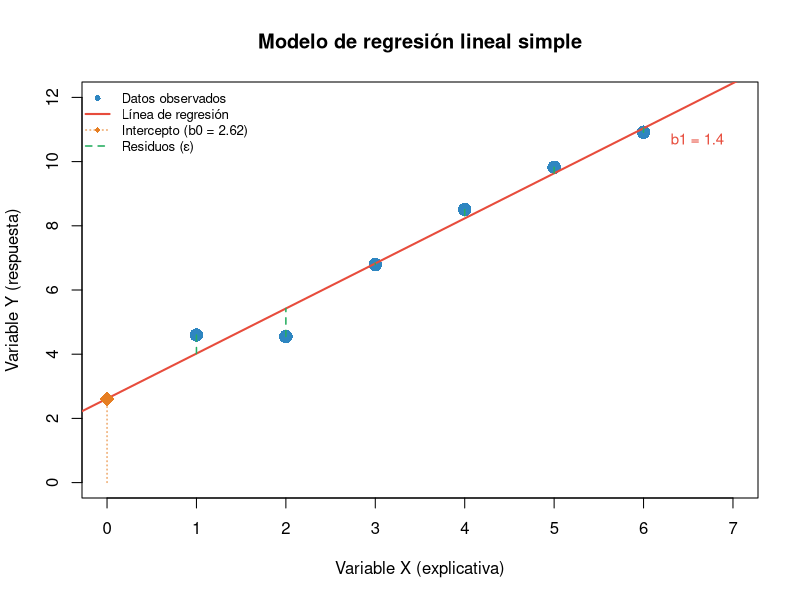
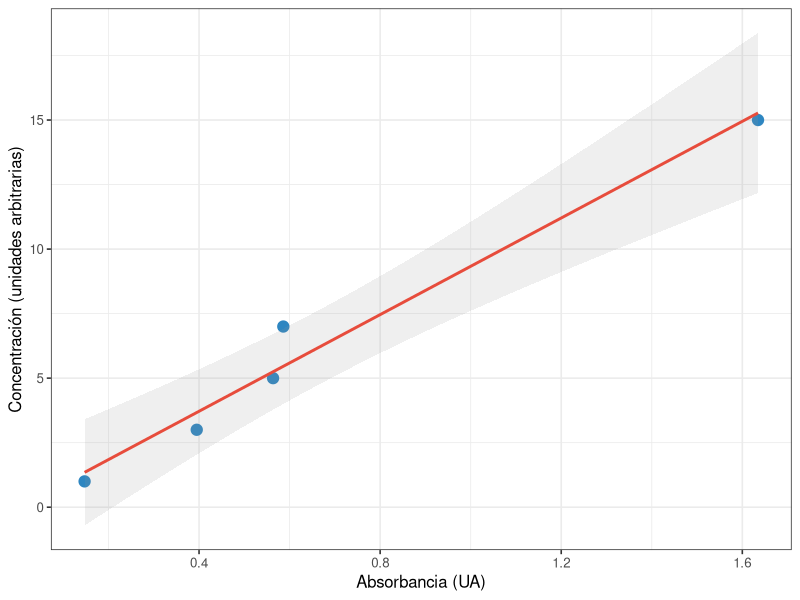
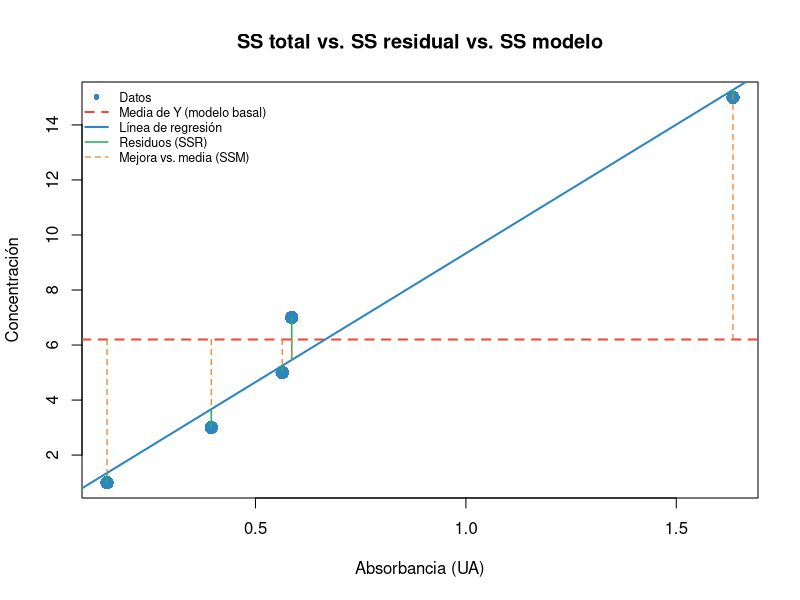

Source code (R) for these figures, in order:
## -----------------------------------------------------------------------------
#| label: fig-concepto-regresion
#| fig-cap: "Conceptos fundamentales de la regresión lineal simple. La línea recta está definida por su intercepto (b₀, punto de cruce con el eje Y) y su pendiente (b₁, inclinación de la línea). Los residuos (ε) son las diferencias verticales entre cada punto observado y la línea de regresión."
#| fig-width: 6
#| fig-height: 4
#| echo: false

set.seed(42)
x_demo <- c(1, 2, 3, 4, 5, 6)
y_demo <- 2 + 1.5 * x_demo + rnorm(6, 0, 0.8)
mod_demo <- lm(y_demo ~ x_demo)

plot(x_demo, y_demo,
     pch = 16, cex = 1.8, col = "#2E86C1",
     xlim = c(0, 7), ylim = c(0, 12),
     xlab = "Variable X (explicativa)",
     ylab = "Variable Y (respuesta)",
     main = "Modelo de regresión lineal simple")

abline(mod_demo, col = "#E74C3C", lwd = 2)

# Residuos
y_hat <- fitted(mod_demo)
for (i in 1:6) {
  segments(x_demo[i], y_demo[i], x_demo[i], y_hat[i],
           col = "#27AE60", lty = 2, lwd = 1.5)
}

# Intercepto
points(0, coef(mod_demo)[1], pch = 18, cex = 2, col = "#E67E22")
segments(0, 0, 0, coef(mod_demo)[1], col = "#E67E22", lty = 3)

legend("topleft",
       legend = c("Datos observados", "Línea de regresión",
                  paste0("Intercepto (b0 = ", round(coef(mod_demo)[1],2), ")"),
                  "Residuos (ε)"),
       col = c("#2E86C1","#E74C3C","#E67E22","#27AE60"),
       pch = c(16, NA, 18, NA),
       lty = c(NA, 1, 3, 2),
       lwd = c(NA, 2, 1, 1.5),
       bty = "n", cex = 0.8)

text(6.6, coef(mod_demo)[1] + 6.2*coef(mod_demo)[2] - 0.6,
     paste0("b1 = ", round(coef(mod_demo)[2], 2)), col = "#E74C3C", cex = 0.9)


## -----------------------------------------------------------------------------
#| label: datos-uvvis
# Datos: absorbancia (X) y concentración (Y) en curva de calibración
y <- c(1, 3, 5, 7, 15)
x <- c(0.1472, 0.3949, 0.5635, 0.5861, 1.6347)

Conc <- data.frame(Absorbancia = x, Concentracion = y)
knitr::kable(Conc, caption = "Datos de la curva de calibración espectrofotométrica.")


## -----------------------------------------------------------------------------
#| label: fig-scatter-uvvis
#| fig-cap: "Curva de calibración espectrofotométrica: relación entre la absorbancia (UV-Vis) y la concentración de la molécula. La línea de regresión (rojo) se ajusta por mínimos cuadrados; la banda gris representa el intervalo de confianza al 95% del modelo. El elevado R² indica un excelente ajuste del modelo lineal a los datos."
#| fig-width: 6
#| fig-height: 4
#| message: false

library(ggplot2)
ggplot(Conc, aes(Absorbancia, Concentracion)) +
  geom_point(size = 3.5, colour = "#2E86C1") +
  geom_smooth(method = "lm", se = TRUE, colour = "#E74C3C", alpha = 0.15) +
  labs(x = "Absorbancia (UA)",
       y = "Concentración (unidades arbitrarias)") +
  theme_bw(base_size = 12)


## -----------------------------------------------------------------------------
#| label: modelo-uvvis
LM <- lm(Concentracion ~ Absorbancia, data = Conc)
summary(LM)


## -----------------------------------------------------------------------------
#| label: fig-ss-regresion
#| fig-cap: "Descomposición de la suma de cuadrados en el modelo de regresión. La línea roja punteada representa la media de Y (modelo basal). La línea de regresión (azul) reduce sustancialmente los errores respecto al modelo basal. La diferencia entre SST (variabilidad total) y SSR (variabilidad residual) es SSM (variabilidad explicada por el modelo)."
#| fig-width: 7
#| fig-height: 4
#| echo: false

media_y <- mean(Conc$Concentracion)
y_hat   <- fitted(LM)

plot(Conc$Absorbancia, Conc$Concentracion,
     pch = 16, cex = 1.8, col = "#2E86C1",
     xlab = "Absorbancia (UA)",
     ylab = "Concentración",
     main = "SS total vs. SS residual vs. SS modelo")

abline(h = media_y, col = "#E74C3C", lty = 2, lwd = 2)
abline(LM, col = "#2E86C1", lwd = 2)

for (i in seq_along(Conc$Absorbancia)) {
  # SSR: residuos del modelo (verde)
  segments(Conc$Absorbancia[i], Conc$Concentracion[i],
           Conc$Absorbancia[i], y_hat[i],
           col = "#27AE60", lty = 1, lwd = 1.5)
  # SSM: mejora del modelo vs media (naranja)
  segments(Conc$Absorbancia[i], media_y,
           Conc$Absorbancia[i], y_hat[i],
           col = "#E67E22", lty = 2, lwd = 1.2)
}

legend("topleft",
       legend = c("Datos", "Media de Y (modelo basal)", "Línea de regresión",
                  "Residuos (SSR)", "Mejora vs. media (SSM)"),
       col = c("#2E86C1","#E74C3C","#2E86C1","#27AE60","#E67E22"),
       pch = c(16,NA,NA,NA,NA),
       lty = c(NA,2,1,1,2),
       lwd = c(NA,2,2,1.5,1.2),
       bty = "n", cex = 0.75)


## -----------------------------------------------------------------------------
#| label: calculo-r2
# Extracción de componentes del modelo
SS_T <- sum((Conc$Concentracion - mean(Conc$Concentracion))^2)
SS_R <- sum(residuals(LM)^2)
SS_M <- SS_T - SS_R
R2   <- SS_M / SS_T

cat("SS Total (SST):", round(SS_T, 4), "\n")
cat("SS Modelo (SSM):", round(SS_M, 4), "\n")
cat("SS Residual (SSR):", round(SS_R, 4), "\n")
cat("R² calculado manualmente:", round(R2, 4), "\n")
cat("R² del summary(LM):", round(summary(LM)$r.squared, 4), "\n")


## -----------------------------------------------------------------------------
#| label: calculo-F
df_M <- 1          # 1 predictor
df_R <- nrow(Conc) - 1 - 1  # N - p - 1
MS_M <- SS_M / df_M
MS_R <- SS_R / df_R
F_stat <- MS_M / MS_R

cat("F calculado:", round(F_stat, 3), "\n")
cat("p-value:", round(pf(F_stat, df_M, df_R, lower.tail = FALSE), 5), "\n")


## -----------------------------------------------------------------------------
#| label: coeficientes-regresion
coef_tabla <- data.frame(
  Parámetro   = c("Intercepto (b₀)", "Pendiente (b₁)"),
  Estimado    = round(coef(LM), 5),
  Error_Std   = round(summary(LM)$coefficients[,2], 5),
  t_value     = round(summary(LM)$coefficients[,3], 3),
  p_value     = round(summary(LM)$coefficients[,4], 5)
)
knitr::kable(coef_tabla, row.names = FALSE,
             caption = "Coeficientes del modelo de regresión lineal para la curva de calibración.")


## -----------------------------------------------------------------------------
#| label: prediccion-modelo
# Predicción para absorbancia = 0.5635
abs_nueva <- data.frame(Absorbancia = 0.5635)
pred <- predict(LM, newdata = abs_nueva, interval = "confidence", level = 0.95)

cat("Concentración observada: 5\n")
cat("Concentración predicha:", round(pred[1,"fit"], 4), "\n")
cat("IC 95% predicción: [", round(pred[1,"lwr"],3), ",", round(pred[1,"upr"],3), "]\n")
